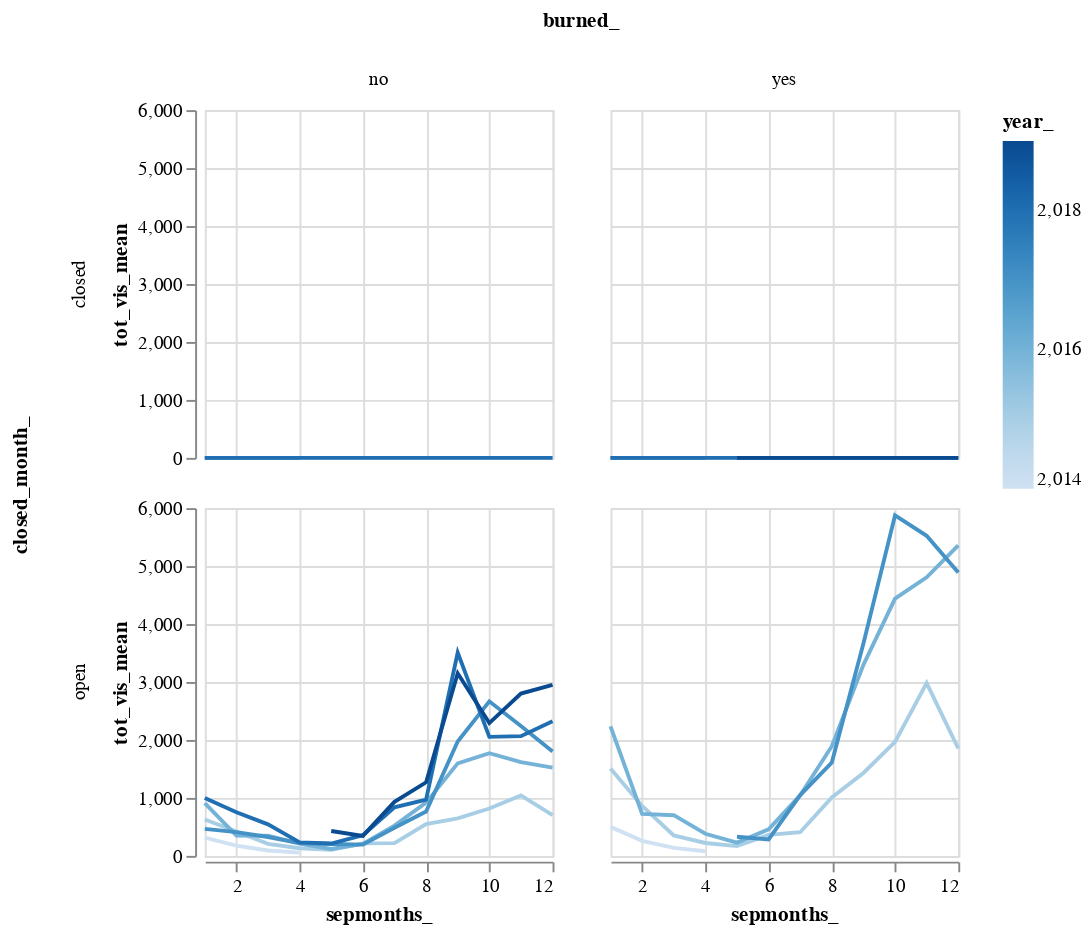

Notebook code cell kept with this figure:
### Code cell
alt.Chart(monthmean).mark_line().encode(
    x='sepmonths_',
    y='tot_vis_mean',
    color='year_'
).properties(
    width=180,
    height=180
).facet(
    column='burned_', 
    row='closed_month_'
)

### Figure 1 — Vega-Lite specification as saved in the notebook (floating-point values rounded to 4 significant figures; data arrays with more than 128 entries replaced by an {"elided": "..."} marker saying what was removed)
{"config": {"view": {"continuousWidth": 400, "continuousHeight": 300}}, "data": {"name": "data-14279ca76c98c422d16309493d96228d"}, "facet": {"column": {"field": "burned_", "type": "nominal"}, "row": {"field": "closed_month_", "type": "nominal"}}, "spec": {"mark": "line", "encoding": {"color": {"field": "year_", "type": "quantitative"}, "x": {"field": "sepmonths_", "type": "quantitative"}, "y": {"field": "tot_vis_mean", "type": "quantitative"}}, "height": 180, "width": 180}, "$schema": "https://vega.github.io/schema/vega-lite/v4.17.0.json", "datasets": {"data-14279ca76c98c422d16309493d96228d": {"elided": "135 records"}}}
